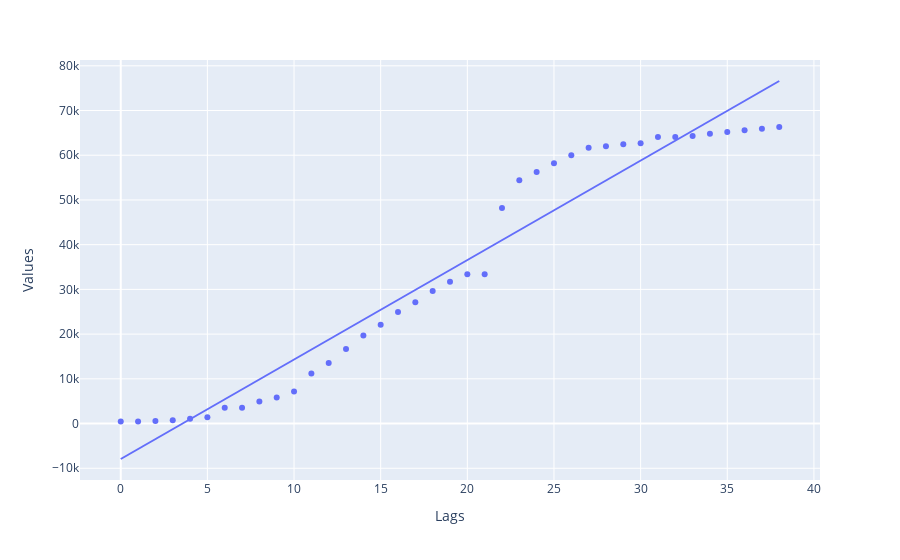

Notebook code cell kept with this figure:
### Markdown cell above
## Hubei Linear regression

### Code cell
df_hubei = df_china[df_china["Cities"] == "Hubei"]
df_hubei = df_hubei.drop(["Cities"],axis=1) 

fig = px.scatter(df_hubei, x="Lags", y = "Values", trendline="ols")
fig.show()

### Figure 1 — Plotly figure (JSON) as saved in the notebook; plotly's stock layout.template omitted (floating-point values rounded to 4 significant figures)
{"data": [{"hoverlabel": {"namelength": 0}, "hovertemplate": "Lags=%{x}<br>Values=%{y}", "legendgroup": "", "marker": {"color": "#636efa", "symbol": "circle"}, "mode": "markers", "name": "", "showlegend": false, "type": "scatter", "x": [0, 1, 2, 3, 4, 5, 6, 7, 8, 9, 10, 11, 12, 13, 14, 15, 16, 17, 18, 19, 20, 21, 22, 23, 24, 25, 26, 27, 28, 29, 30, 31, 32, 33, 34, 35, 36, 37, 38], "xaxis": "x", "y": [444, 444, 549, 761, 1058, 1423, 3554, 3554, 4903, 5806, 7153, 11177, 13522, 16678, 19665, 22112, 24953, 27100, 29631, 31728, 33366, 33366, 48206, 54406, 56249, 58182, 59989, 61682, 62031, 62442, 62662, 64084, 64084, 64287, 64786, 65187, 65596, 65914, 66337], "yaxis": "y"}, {"hoverlabel": {"namelength": 0}, "hovertemplate": "<b>OLS trendline</b><br>Values = 2224.37 * Lags + -7927.82<br>R<sup>2</sup>=0.945835<br><br>Lags=%{x}<br>Values=%{y} <b>(trend)</b>", "legendgroup": "", "marker": {"color": "#636efa", "symbol": "circle"}, "mode": "lines", "name": "", "showlegend": false, "type": "scatter", "x": [0, 1, 2, 3, 4, 5, 6, 7, 8, 9, 10, 11, 12, 13, 14, 15, 16, 17, 18, 19, 20, 21, 22, 23, 24, 25, 26, 27, 28, 29, 30, 31, 32, 33, 34, 35, 36, 37, 38], "xaxis": "x", "y": [-7928.0, -5703.0, -3479.0, -1255.0, 969.6, 3194.0, 5418.0, 7643.0, 9867.0, 12090.0, 14320.0, 16540.0, 18760.0, 20990.0, 23210.0, 25440.0, 27660.0, 29890.0, 32110.0, 34340.0, 36560.0, 38780.0, 41010.0, 43230.0, 45460.0, 47680.0, 49910.0, 52130.0, 54350.0, 56580.0, 58800.0, 61030.0, 63250.0, 65480.0, 67700.0, 69930.0, 72150.0, 74370.0, 76600.0], "yaxis": "y"}], "layout": {"legend": {"tracegroupgap": 0}, "margin": {"t": 60}, "xaxis": {"anchor": "y", "domain": [0, 1], "title": {"text": "Lags"}}, "yaxis": {"anchor": "x", "domain": [0, 1], "title": {"text": "Values"}}}}
